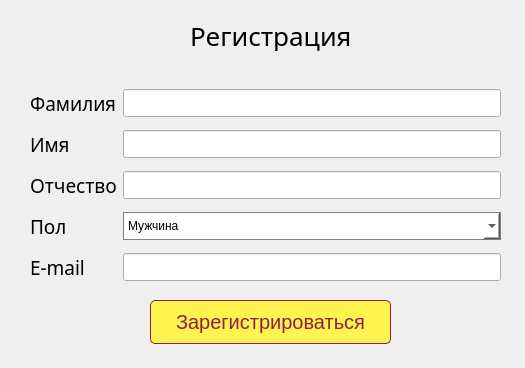
<?xml version="1.0" encoding="UTF-8"?>
<ui version="4.0">
 <class>RegistrationWindow</class>
 <widget class="QWidget" name="RegistrationWindow">
  <property name="geometry">
   <rect>
    <x>0</x>
    <y>0</y>
    <width>525</width>
    <height>368</height>
   </rect>
  </property>
  <property name="windowTitle">
   <string>Form</string>
  </property>
  <widget class="QLabel" name="label">
   <property name="geometry">
    <rect>
     <x>190</x>
     <y>20</y>
     <width>191</width>
     <height>31</height>
    </rect>
   </property>
   <property name="styleSheet">
    <string notr="true">font-family: Yu Gothic UI Semibold;
font-size: 26px;</string>
   </property>
   <property name="text">
    <string>Регистрация</string>
   </property>
  </widget>
  <widget class="QWidget" name="formLayoutWidget">
   <property name="geometry">
    <rect>
     <x>30</x>
     <y>80</y>
     <width>471</width>
     <height>201</height>
    </rect>
   </property>
   <layout class="QFormLayout" name="formLayout">
    <property name="sizeConstraint">
     <enum>QLayout::SetNoConstraint</enum>
    </property>
    <property name="fieldGrowthPolicy">
     <enum>QFormLayout::AllNonFixedFieldsGrow</enum>
    </property>
    <property name="rowWrapPolicy">
     <enum>QFormLayout::DontWrapRows</enum>
    </property>
    <property name="labelAlignment">
     <set>Qt::AlignLeading|Qt::AlignLeft|Qt::AlignVCenter</set>
    </property>
    <property name="formAlignment">
     <set>Qt::AlignLeading|Qt::AlignLeft|Qt::AlignTop</set>
    </property>
    <property name="verticalSpacing">
     <number>13</number>
    </property>
    <property name="topMargin">
     <number>9</number>
    </property>
    <item row="0" column="0">
     <widget class="QLabel" name="label_2">
      <property name="styleSheet">
       <string notr="true">QLabel {font-family: Yu Gothic UI Semibold;
font-size: 19px;}</string>
      </property>
      <property name="text">
       <string>Фамилия</string>
      </property>
     </widget>
    </item>
    <item row="1" column="0">
     <widget class="QLabel" name="label_3">
      <property name="styleSheet">
       <string notr="true">QLabel {font-family: Yu Gothic UI Semibold;
font-size: 19px;}</string>
      </property>
      <property name="text">
       <string>Имя</string>
      </property>
     </widget>
    </item>
    <item row="2" column="0">
     <widget class="QLabel" name="label_4">
      <property name="styleSheet">
       <string notr="true">QLabel {font-family: Yu Gothic UI Semibold;
font-size: 19px;}</string>
      </property>
      <property name="text">
       <string>Отчество</string>
      </property>
     </widget>
    </item>
    <item row="3" column="0">
     <widget class="QLabel" name="label_5">
      <property name="styleSheet">
       <string notr="true">QLabel {font-family: Yu Gothic UI Semibold;
font-size: 19px;}</string>
      </property>
      <property name="text">
       <string>Пол</string>
      </property>
     </widget>
    </item>
    <item row="4" column="0">
     <widget class="QLabel" name="label_6">
      <property name="styleSheet">
       <string notr="true">QLabel {font-family: Yu Gothic UI Semibold;
font-size: 19px;}</string>
      </property>
      <property name="text">
       <string>E-mail</string>
      </property>
     </widget>
    </item>
    <item row="0" column="1">
     <widget class="QLineEdit" name="surname_line">
      <property name="sizePolicy">
       <sizepolicy hsizetype="Expanding" vsizetype="Expanding">
        <horstretch>0</horstretch>
        <verstretch>0</verstretch>
       </sizepolicy>
      </property>
     </widget>
    </item>
    <item row="1" column="1">
     <widget class="QLineEdit" name="name_line">
      <property name="sizePolicy">
       <sizepolicy hsizetype="Expanding" vsizetype="Expanding">
        <horstretch>0</horstretch>
        <verstretch>0</verstretch>
       </sizepolicy>
      </property>
     </widget>
    </item>
    <item row="2" column="1">
     <widget class="QLineEdit" name="father_name_line">
      <property name="sizePolicy">
       <sizepolicy hsizetype="Expanding" vsizetype="Expanding">
        <horstretch>0</horstretch>
        <verstretch>0</verstretch>
       </sizepolicy>
      </property>
     </widget>
    </item>
    <item row="4" column="1">
     <widget class="QLineEdit" name="email_line">
      <property name="sizePolicy">
       <sizepolicy hsizetype="Expanding" vsizetype="Expanding">
        <horstretch>0</horstretch>
        <verstretch>0</verstretch>
       </sizepolicy>
      </property>
     </widget>
    </item>
    <item row="3" column="1">
     <widget class="QComboBox" name="gender_combobox">
      <property name="sizePolicy">
       <sizepolicy hsizetype="Preferred" vsizetype="Expanding">
        <horstretch>0</horstretch>
        <verstretch>0</verstretch>
       </sizepolicy>
      </property>
      <property name="styleSheet">
       <string notr="true">background-color: white;
border: 1px solid gray;</string>
      </property>
      <item>
       <property name="text">
        <string>Мужчина</string>
       </property>
      </item>
      <item>
       <property name="text">
        <string>Женщина</string>
       </property>
      </item>
     </widget>
    </item>
   </layout>
  </widget>
  <widget class="QPushButton" name="sign_up_btn">
   <property name="geometry">
    <rect>
     <x>150</x>
     <y>300</y>
     <width>241</width>
     <height>44</height>
    </rect>
   </property>
   <property name="styleSheet">
    <string notr="true">QPushButton {font-family:Yu Gothic UI ;
					font-size: 20px;
					background-color: #FFF44F;
					border: 1px solid #911E42;
					border-radius: 5px;
					color: #911E42;
					position: relative;
					box-sizing: border-box;
					transition: all 700ms ease;}

QPushButton:hover {
	background: #911E42;
	color: #FFF44F;
	box-shadow: inset 0 0 0 3px #b84642;
}</string>
   </property>
   <property name="text">
    <string>Зарегистрироваться</string>
   </property>
  </widget>
 </widget>
 <resources/>
 <connections/>
</ui>
